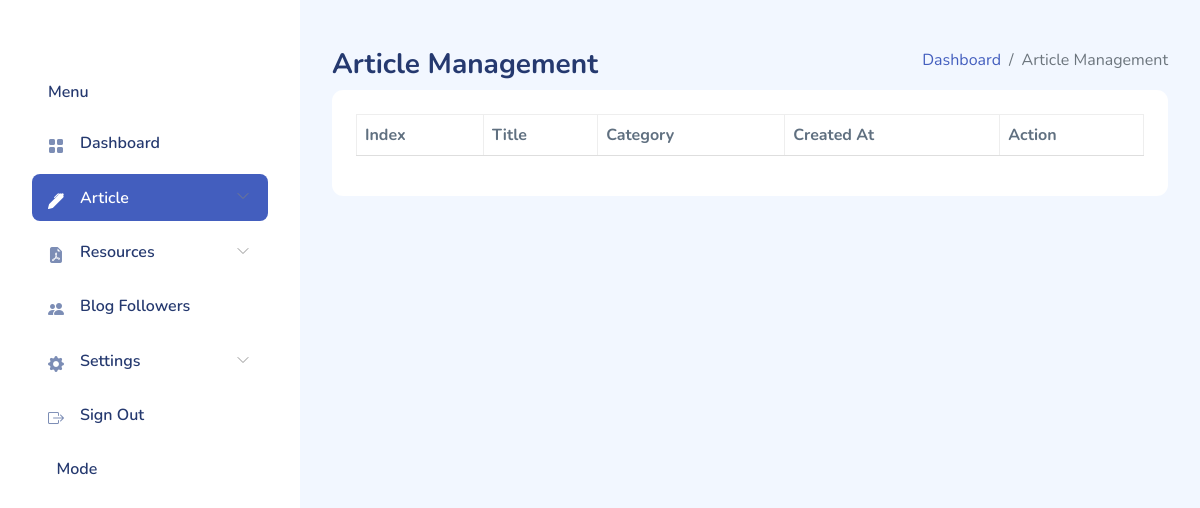
The app's page /article-management/ (signed in), older data.
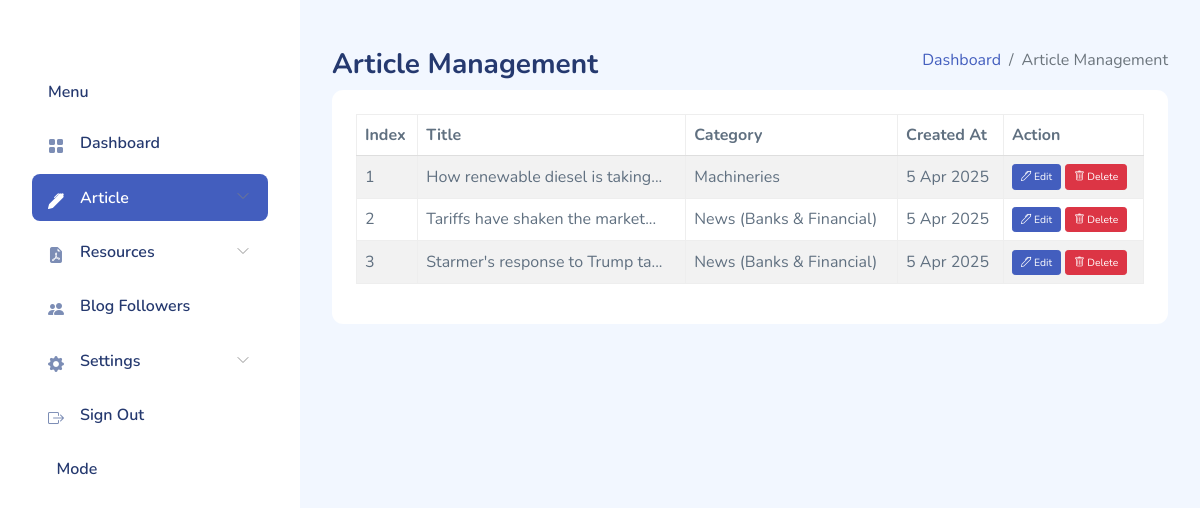
The same page, newer data.
### admin_app/models.py (models this page shows, shortened)
class Article(models.Model):
    title = models.CharField(max_length=200)
    slug = models.SlugField(unique=True, blank=True)
    content = FroalaField(theme='dark')
    thumbnail = models.ImageField(upload_to=thumbnail_upload_to)
    news_type = models.CharField(
        max_length=50,
        choices=NEWS_TYPE_CHOICES,
        verbose_name="Article Category"
    )
    created_at = models.DateTimeField(default=timezone.now)
    updated_at = models.DateTimeField(auto_now=True)
    class Meta:
        ordering = ['-created_at']

### admin_app/views.py (the view)
# urls.py: path("article-management/", ArticleManagement.as_view(), name="article-management-view"),
class ArticleManagement(AuthRequiredMixin, TemplateView):
    template_name = "admin_templates/article-management.html"
    def get_context_data(self, *args, **kwargs):
        context = super().get_context_data(*args, **kwargs)
        articles = Article.objects.only('id', 'title', 'thumbnail', 'created_at', 'updated_at').all()
        context['articles'] = articles
        return context

### admin_app/views.py (called while the page is built)
    def dispatch(self, request, *args, **kwargs):
        if not request.user.is_authenticated:
            return redirect(self.login_url)
        return super().dispatch(request, *args, **kwargs)

### templates/admin_templates/article-management.html (shortened to what this page needs)
{% extends 'admin_templates/base.html' %}
{% block 'main-page-content' %}
<div class="page-heading">
    <div class="page-title">
        <div class="row">
            <div class="col-12 col-md-6 order-md-1 order-last">
                <h3>Article Management</h3>
            </div>
            <div class="col-12 col-md-6 order-md-2 order-first">
                <nav aria-label="breadcrumb" class="breadcrumb-header float-start float-lg-end">
                    <ol class="breadcrumb">
                        <li class="breadcrumb-item">
                            <a href="{% url 'admin-index-view' %}" hx-get="{% url 'admin-index-view' %}"
                                hx-target="#main-content" hx-swap="innerHTML" hx-push-url="true">Dashboard</a>
                        </li>
                        <li class="breadcrumb-item active" aria-current="page">Article Management</li>
                    </ol>
                </nav>
            </div>
        </div>
    </div>
    <section class="section">
        <div class="card">
            <div class="card-body">
                <div class="row">
                    <div class="col-md-12">
                        <table id="articleDataTable" class="table nowrap table-striped table-bordered dt-responsive"
                            style="width:100%">
                            <thead>
                                <tr>
                                    <th>Index</th>
                                    <th>Title</th>
                                    <th>Category</th>
                                    <th>Created At</th>
                                    <th>Action</th>
                                </tr>
                            </thead>
                            <tbody>
                                {% for article in articles %}
                                <tr data-slug="{{ article.slug }}">
                                    <td>{{ forloop.counter }}</td>
                                    <td>{{ article.title|slice:30 }}...</td>
                                    <td>{{ article.news_type }}</td>
                                    <td>{{ article.created_at|date:"j M Y" }}</td>
                                    <td>
                                        <a href="{% url 'update-article-view' article.slug %}"
                                            class="btn btn-primary btn-sm"><i class="bi bi-pen"></i> Edit</a>
                                            <a href="#" class="btn btn-danger btn-sm delete-btn"
                                                data-slug="{{ article.slug }}">
                                                <i class="bi bi-trash"></i> Delete
                                            </a>
                                    </td>
                                </tr>
                                {% endfor %}
                            </tbody>
                        </table>
                    </div>
                </div>
            </div>
        </div>
    </section>
</div>
{% endblock %}

Row changes from the older to the newer data that the page shows:
added Article: title "How renewable diesel is taking", news_type "Machineries", created_at "5 Apr 2025"
added Article: title "Tariffs have shaken the market", news_type "News (Banks & Financial)", created_at "5 Apr 2025"
added Article: title "Starmer's response to Trump ta", news_type "News (Banks & Financial)", created_at "5 Apr 2025"
